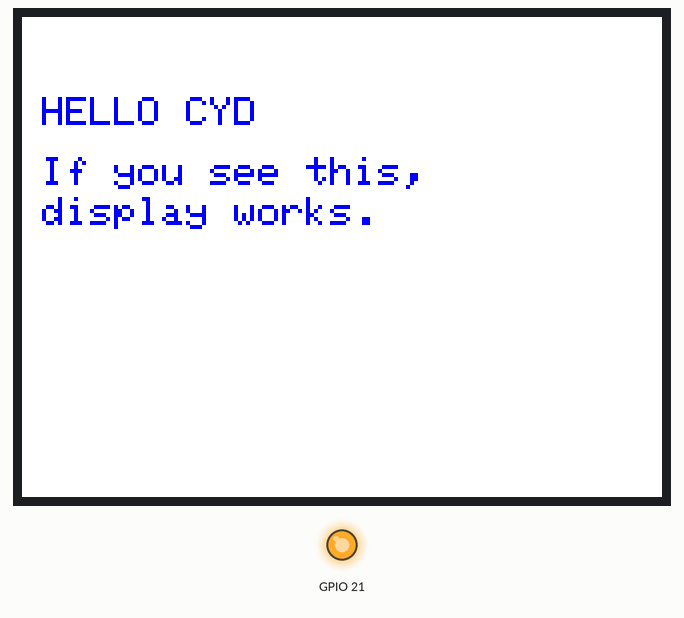
This program was run on a simulated ESP32. On the bench: 320×240 colour display, output pins drawn as LEDs (lit = HIGH).

Above: at 2.9 s.
At 3.9 s:
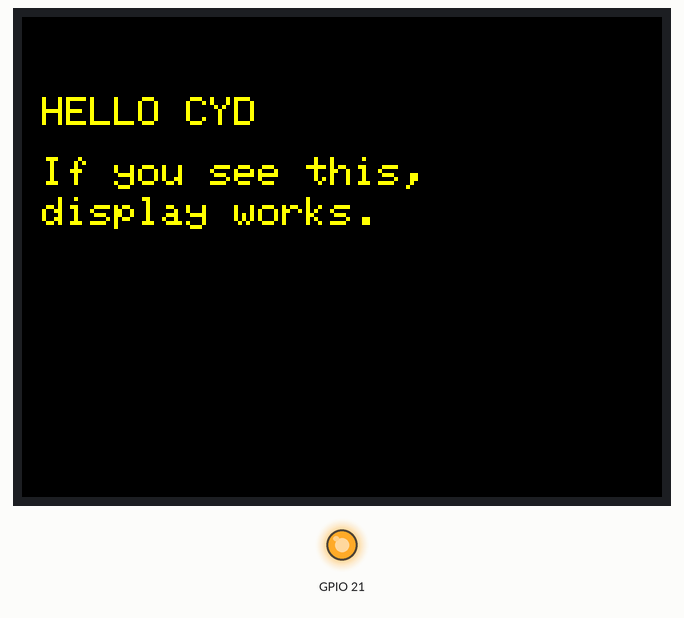

The program:

main.cpp
```cpp
#include <Arduino.h>
#include <SPI.h>
#include <Adafruit_GFX.h>
#include <Adafruit_ILI9341.h>

#ifndef TFT_CS
#define TFT_CS 15
#endif

#ifndef TFT_DC
#define TFT_DC 2
#endif

#ifndef TFT_RST
#define TFT_RST -1
#endif

#ifndef TFT_BL
#define TFT_BL 21
#endif

#ifndef TFT_MOSI
#define TFT_MOSI 13
#endif

#ifndef TFT_MISO
#define TFT_MISO 12
#endif

#ifndef TFT_SCLK
#define TFT_SCLK 14
#endif

SPIClass hspi(HSPI);
Adafruit_ILI9341 tft = Adafruit_ILI9341(&hspi, TFT_CS, TFT_DC, TFT_RST);

void setup() {
  pinMode(TFT_BL, OUTPUT);
  digitalWrite(TFT_BL, HIGH);      // turn on backlight

  Serial.begin(115200);

  // Init HSPI with CYD pins
  hspi.begin(TFT_SCLK, TFT_MISO, TFT_MOSI, TFT_CS);

  tft.begin();
  tft.setRotation(1);              // landscape (320x240)

  // Test pattern
  tft.fillScreen(ILI9341_RED);
  delay(800);
  tft.fillScreen(ILI9341_GREEN);
  delay(800);
  tft.fillScreen(ILI9341_BLUE);
  delay(800);
  tft.fillScreen(ILI9341_BLACK);

  tft.setTextSize(2);
  tft.setTextColor(ILI9341_YELLOW, ILI9341_BLACK);
  tft.setCursor(10, 40);
  tft.println("HELLO CYD");
  tft.setCursor(10, 70);
  tft.println("If you see this,");
  tft.setCursor(10, 90);
  tft.println("display works.");
}

void loop() {
  // simple heartbeat: invert screen colors every second
  static bool invert = false;
  static uint32_t last = 0;
  uint32_t now = millis();

  if (now - last > 1000) {
    invert = !invert;
    if (invert) {
      tft.invertDisplay(true);
    } else {
      tft.invertDisplay(false);
    }
    last = now;
  }
}
```

Measured:
- what the display in image 0 shows lasts 1.0 s, from 2.9 s to 3.9 s
